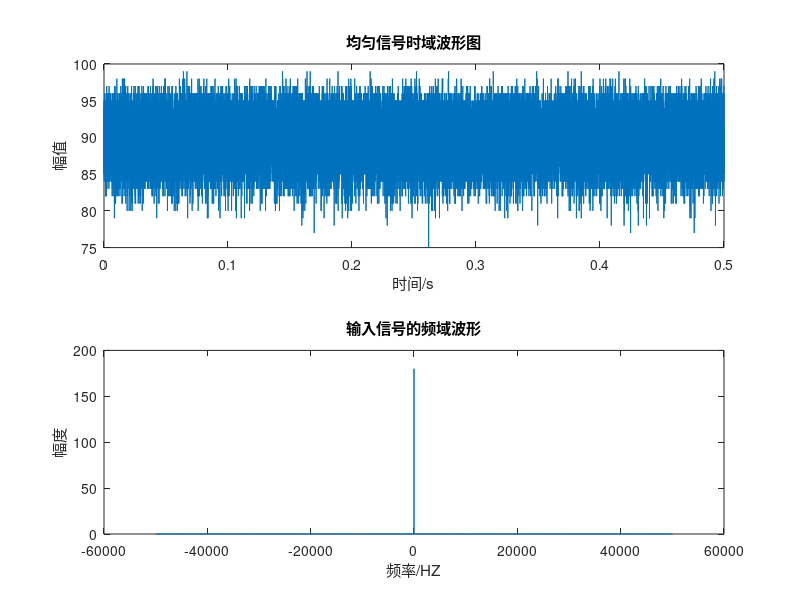
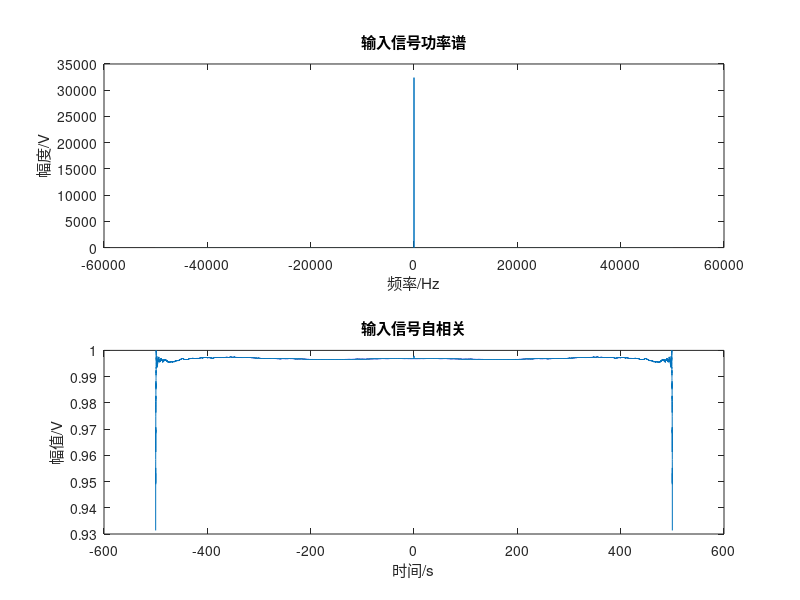

The MATLAB source for these figures, in order: (Note: this script raises an error after producing the figures.)
%% 将软件产生的数据读取到matlab环境下
clc;
clear;

%% 读取文件中数据，对于只有数字的txt文件，直接使用load加载

rng('default')  % For reproducibility
%data = randn(size(t));
%u =makedist('Uniform','lower',-2,'upper',2); % Uniform distribution with a = -2 and b = 2
% data = load('D:\suiji2\2.txt');   %加载文件数据,伯努利数据库

%plot(x,pdf1,'r','LineWidth',2); 
%data = rand(u);
%fs = 1000;
%N = 1000;
fs = 100000;% 泊松采样率/Gamma采样率/伯努利采样率
N = 50000;
dt=1/fs;     %时间间隔
t=0:dt:(N-1)*dt;    %时间向量% 采样率
%t = 0:1/fs:1-1/fs;
%t = (1:N)/fs;    
%data = rand(1,1000);%均匀分布（0,1）之间
%data = normrnd(0,1,1,1000);% 高斯分布
%data = random('Poisson',10,1,50000);%泊松分布
%data = gamrnd(30,1,1,50000);%Gamma分布设置阶数a变化，b的值固定为1
% data = binornd(1,0.8,[1,50000]);%伯努利
data = binornd(100,0.9,[1,50000]);%二项分布，实验次数为100；

disp(['输入num=',num2str(data)]);
%N = length(data);
freqPixel = fs/N;
aver0 = mean(data);
v0=var(data);
disp(['输入均值=',num2str(aver0)]);
disp(['输入方差=',num2str(v0)]);
figure(1);
subplot(2,1,1);
plot(t,data);                % 绘制读取的数据波形
title('均匀信号时域波形图');%0-1
xlabel('时间/s');
ylabel('幅值');
h=fft(data,N)*2/N;                 %快速傅里叶变换
h_d=abs(fftshift(h));           %使频域图像中间为零
w=(-N/2:1:N/2-1)*freqPixel;            %将取得时间上的点转化为频率上的点
subplot(2,1,2);
plot(w,h_d);              %画原始图像频域上图

title('输入信号的频域波形');
xlabel('频率/HZ');
ylabel('幅度');
%%
ypsdi=h_d.*conj(h_d);
figure(2)
subplot(211)
plot(w,ypsdi);
title('输入信号功率谱');
xlabel('频率/Hz');
ylabel('幅度/V');
%%
%输入信号的自相关
subplot(212)
[Rx0,maxlags]=xcorr(data,'unbiased');  %信号的自相关
if fs>10000  %调整时间轴单位及标签,便于观测波形
    plot(maxlags/fs*1000,Rx0/max(Rx0));
    xlabel('时延差/ms');
else
    plot(maxlags/fs,Rx0/max(Rx0));
    xlabel('时延差/s');
end
title('输入信号自相关');
xlabel('时间/s');
ylabel('幅值/V');
%%
% figure(3)
% periodogram(data,rectwin(N),N,fs)
% figure(4)
% periodogram(data,rectwin(N),N)

%%
figure(5) %统计直方图=概率密度0
% x = 0:0.1:50;
% y2 = gampdf(x,30,1);
% plot(x,y2,color='red')

histogram(data,50);
grid on;

